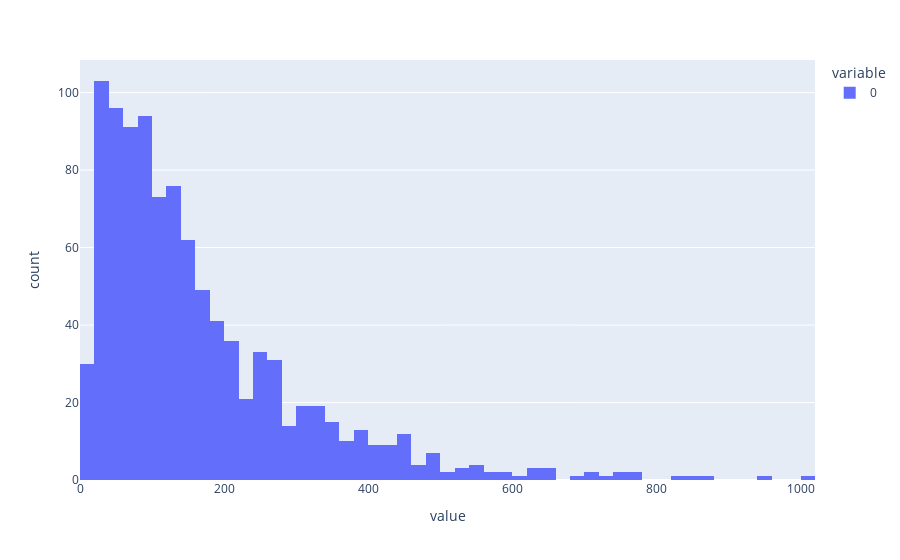

Notebook code cell kept with this figure:
### Code cell
import plotly.express as px 
px.histogram(lengths)

### Figure 1 — Plotly figure (JSON) as saved in the notebook; plotly's stock layout.template omitted (floating-point values rounded to 4 significant figures; data arrays with more than 128 entries replaced by an {"elided": "..."} marker saying what was removed)
{"data": [{"alignmentgroup": "True", "bingroup": "x", "hovertemplate": "variable=0<br>value=%{x}<br>count=%{y}<extra></extra>", "legendgroup": "0", "marker": {"color": "#636efa", "pattern": {"shape": ""}}, "name": "0", "offsetgroup": "0", "orientation": "v", "showlegend": true, "type": "histogram", "x": {"elided": "1000 int values"}, "xaxis": "x", "yaxis": "y"}], "layout": {"barmode": "relative", "legend": {"title": {"text": "variable"}, "tracegroupgap": 0}, "margin": {"t": 60}, "xaxis": {"anchor": "y", "domain": [0, 1], "title": {"text": "value"}}, "yaxis": {"anchor": "x", "domain": [0, 1], "title": {"text": "count"}}}}
